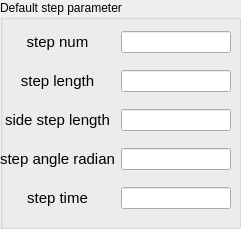
             <widget class="QGroupBox" name="groupBox_18">
              <property name="geometry">
               <rect>
                <x>20</x>
                <y>20</y>
                <width>241</width>
                <height>229</height>
               </rect>
              </property>
              <property name="title">
               <string>Default step parameter</string>
              </property>
              <widget class="QWidget" name="gridLayoutWidget_20">
               <property name="geometry">
                <rect>
                 <x>0</x>
                 <y>20</y>
                 <width>231</width>
                 <height>201</height>
                </rect>
               </property>
               <layout class="QGridLayout" name="gridLayout_20">
                <item row="4" column="1">
                 <widget class="QLineEdit" name="default_step_time"/>
                </item>
                <item row="0" column="0">
                 <widget class="QLabel" name="label_195">
                  <property name="font">
                   <font>
                    <family>Ubuntu</family>
                    <pointsize>24</pointsize>
                    <weight>50</weight>
                    <bold>false</bold>
                   </font>
                  </property>
                  <property name="frameShape">
                   <enum>QFrame::NoFrame</enum>
                  </property>
                  <property name="text">
                   <string>&lt;!DOCTYPE HTML PUBLIC &quot;-//W3C//DTD HTML 4.0//EN&quot; &quot;http://www.w3.org/TR/REC-html40/strict.dtd&quot;&gt;
&lt;html&gt;&lt;head&gt;&lt;meta name=&quot;qrichtext&quot; content=&quot;1&quot; /&gt;&lt;style type=&quot;text/css&quot;&gt;
p, li { white-space: pre-wrap; }
&lt;/style&gt;&lt;/head&gt;&lt;body style=&quot; font-family:'Ubuntu'; font-size:24pt; font-weight:400; font-style:normal;&quot;&gt;
&lt;p align=&quot;center&quot; style=&quot; margin-top:12px; margin-bottom:12px; margin-left:0px; margin-right:0px; -qt-block-indent:0; text-indent:0px;&quot;&gt;&lt;span style=&quot; font-size:11pt;&quot;&gt;step num&lt;/span&gt;&lt;/p&gt;&lt;/body&gt;&lt;/html&gt;</string>
                  </property>
                  <property name="textFormat">
                   <enum>Qt::AutoText</enum>
                  </property>
                  <property name="margin">
                   <number>0</number>
                  </property>
                 </widget>
                </item>
                <item row="1" column="0">
                 <widget class="QLabel" name="label_196">
                  <property name="font">
                   <font>
                    <family>Ubuntu</family>
                    <pointsize>24</pointsize>
                    <weight>50</weight>
                    <bold>false</bold>
                   </font>
                  </property>
                  <property name="frameShape">
                   <enum>QFrame::NoFrame</enum>
                  </property>
                  <property name="text">
                   <string>&lt;!DOCTYPE HTML PUBLIC &quot;-//W3C//DTD HTML 4.0//EN&quot; &quot;http://www.w3.org/TR/REC-html40/strict.dtd&quot;&gt;
&lt;html&gt;&lt;head&gt;&lt;meta name=&quot;qrichtext&quot; content=&quot;1&quot; /&gt;&lt;style type=&quot;text/css&quot;&gt;
p, li { white-space: pre-wrap; }
&lt;/style&gt;&lt;/head&gt;&lt;body style=&quot; font-family:'Ubuntu'; font-size:24pt; font-weight:400; font-style:normal;&quot;&gt;
&lt;p align=&quot;center&quot; style=&quot; margin-top:12px; margin-bottom:12px; margin-left:0px; margin-right:0px; -qt-block-indent:0; text-indent:0px;&quot;&gt;&lt;span style=&quot; font-size:11pt;&quot;&gt;step length&lt;/span&gt;&lt;/p&gt;&lt;/body&gt;&lt;/html&gt;</string>
                  </property>
                  <property name="textFormat">
                   <enum>Qt::AutoText</enum>
                  </property>
                  <property name="margin">
                   <number>0</number>
                  </property>
                 </widget>
                </item>
                <item row="2" column="0">
                 <widget class="QLabel" name="label_197">
                  <property name="font">
                   <font>
                    <family>Ubuntu</family>
                    <pointsize>24</pointsize>
                    <weight>50</weight>
                    <bold>false</bold>
                   </font>
                  </property>
                  <property name="frameShape">
                   <enum>QFrame::NoFrame</enum>
                  </property>
                  <property name="text">
                   <string>&lt;!DOCTYPE HTML PUBLIC &quot;-//W3C//DTD HTML 4.0//EN&quot; &quot;http://www.w3.org/TR/REC-html40/strict.dtd&quot;&gt;
&lt;html&gt;&lt;head&gt;&lt;meta name=&quot;qrichtext&quot; content=&quot;1&quot; /&gt;&lt;style type=&quot;text/css&quot;&gt;
p, li { white-space: pre-wrap; }
&lt;/style&gt;&lt;/head&gt;&lt;body style=&quot; font-family:'Ubuntu'; font-size:24pt; font-weight:400; font-style:normal;&quot;&gt;
&lt;p align=&quot;center&quot; style=&quot; margin-top:12px; margin-bottom:12px; margin-left:0px; margin-right:0px; -qt-block-indent:0; text-indent:0px;&quot;&gt;&lt;span style=&quot; font-size:11pt;&quot;&gt;side step length&lt;/span&gt;&lt;/p&gt;&lt;/body&gt;&lt;/html&gt;</string>
                  </property>
                  <property name="textFormat">
                   <enum>Qt::AutoText</enum>
                  </property>
                  <property name="margin">
                   <number>0</number>
                  </property>
                 </widget>
                </item>
                <item row="3" column="0">
                 <widget class="QLabel" name="label_198">
                  <property name="font">
                   <font>
                    <family>Ubuntu</family>
                    <pointsize>24</pointsize>
                    <weight>50</weight>
                    <bold>false</bold>
                   </font>
                  </property>
                  <property name="frameShape">
                   <enum>QFrame::NoFrame</enum>
                  </property>
                  <property name="text">
                   <string>&lt;!DOCTYPE HTML PUBLIC &quot;-//W3C//DTD HTML 4.0//EN&quot; &quot;http://www.w3.org/TR/REC-html40/strict.dtd&quot;&gt;
&lt;html&gt;&lt;head&gt;&lt;meta name=&quot;qrichtext&quot; content=&quot;1&quot; /&gt;&lt;style type=&quot;text/css&quot;&gt;
p, li { white-space: pre-wrap; }
&lt;/style&gt;&lt;/head&gt;&lt;body style=&quot; font-family:'Ubuntu'; font-size:24pt; font-weight:400; font-style:normal;&quot;&gt;
&lt;p align=&quot;center&quot; style=&quot; margin-top:12px; margin-bottom:12px; margin-left:0px; margin-right:0px; -qt-block-indent:0; text-indent:0px;&quot;&gt;&lt;span style=&quot; font-size:11pt;&quot;&gt;step angle radian&lt;/span&gt;&lt;/p&gt;&lt;/body&gt;&lt;/html&gt;</string>
                  </property>
                  <property name="textFormat">
                   <enum>Qt::AutoText</enum>
                  </property>
                  <property name="margin">
                   <number>0</number>
                  </property>
                 </widget>
                </item>
                <item row="2" column="1">
                 <widget class="QLineEdit" name="default_side_step_length"/>
                </item>
                <item row="0" column="1">
                 <widget class="QLineEdit" name="default_step_num"/>
                </item>
                <item row="1" column="1">
                 <widget class="QLineEdit" name="default_step_length"/>
                </item>
                <item row="3" column="1">
                 <widget class="QLineEdit" name="default_step_angle_radian"/>
                </item>
                <item row="4" column="0">
                 <widget class="QLabel" name="label_199">
                  <property name="font">
                   <font>
                    <family>Ubuntu</family>
                    <pointsize>24</pointsize>
                    <weight>50</weight>
                    <bold>false</bold>
                   </font>
                  </property>
                  <property name="frameShape">
                   <enum>QFrame::NoFrame</enum>
                  </property>
                  <property name="text">
                   <string>&lt;!DOCTYPE HTML PUBLIC &quot;-//W3C//DTD HTML 4.0//EN&quot; &quot;http://www.w3.org/TR/REC-html40/strict.dtd&quot;&gt;
&lt;html&gt;&lt;head&gt;&lt;meta name=&quot;qrichtext&quot; content=&quot;1&quot; /&gt;&lt;style type=&quot;text/css&quot;&gt;
p, li { white-space: pre-wrap; }
&lt;/style&gt;&lt;/head&gt;&lt;body style=&quot; font-family:'Ubuntu'; font-size:24pt; font-weight:400; font-style:normal;&quot;&gt;
&lt;p align=&quot;center&quot; style=&quot; margin-top:12px; margin-bottom:12px; margin-left:0px; margin-right:0px; -qt-block-indent:0; text-indent:0px;&quot;&gt;&lt;span style=&quot; font-size:11pt;&quot;&gt;step time&lt;/span&gt;&lt;/p&gt;&lt;/body&gt;&lt;/html&gt;</string>
                  </property>
                  <property name="textFormat">
                   <enum>Qt::AutoText</enum>
                  </property>
                  <property name="margin">
                   <number>0</number>
                  </property>
                 </widget>
                </item>
               </layout>
              </widget>
             </widget>
